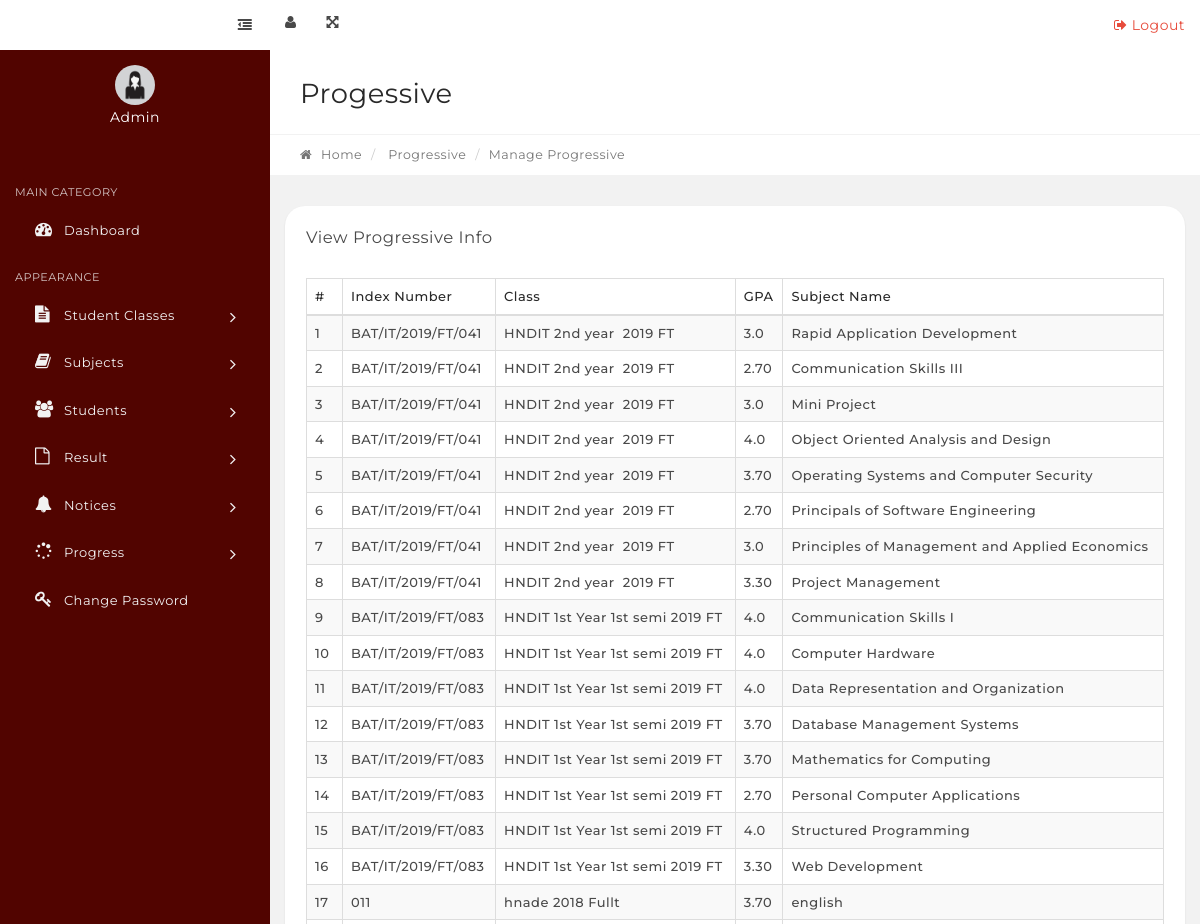
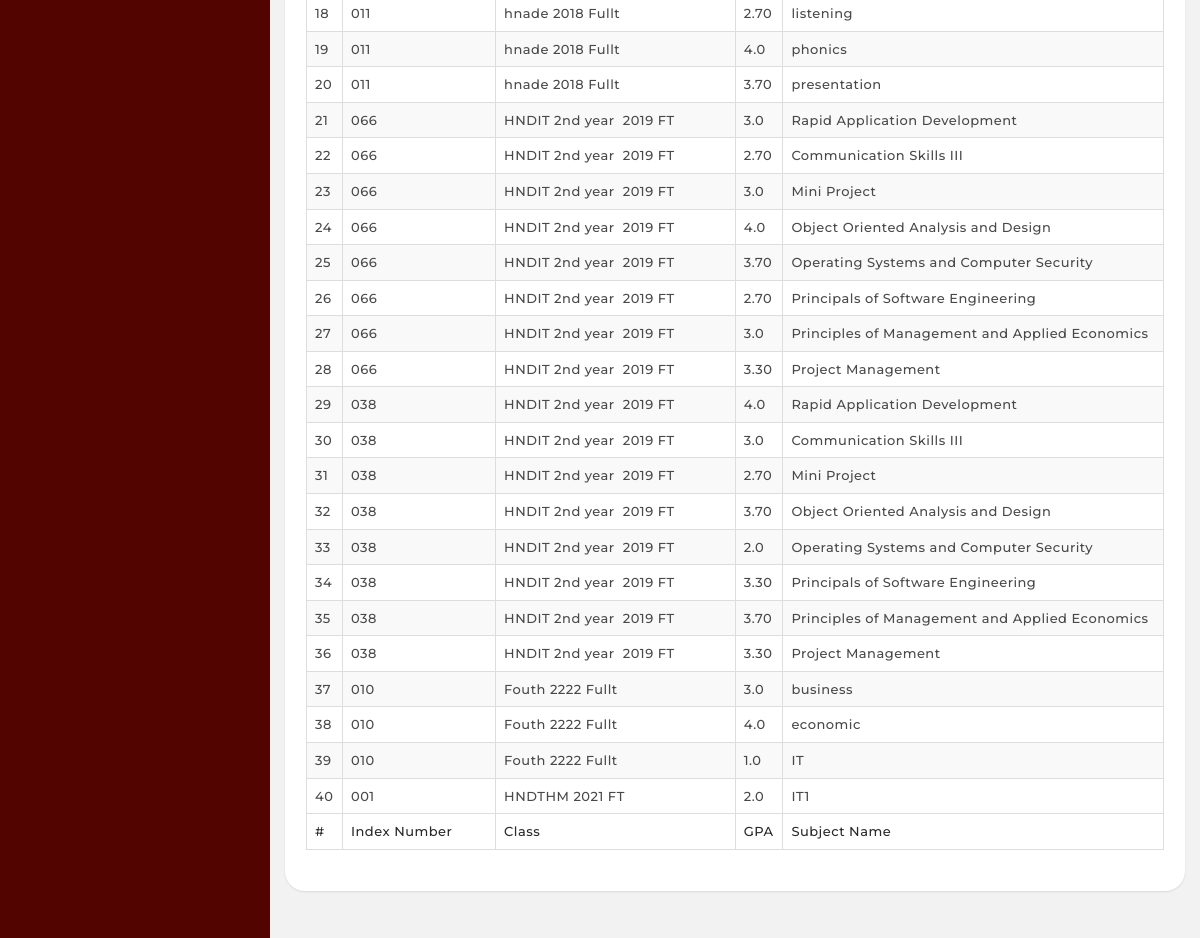
Page /progressive.php on the committed database (2 pictures, top to bottom).
### tables this page shows
CREATE TABLE `tblstudents` (
  `StudentId` int(11) NOT NULL,
  `StudentName` varchar(100) DEFAULT NULL,
  `RollId` varchar(100) DEFAULT NULL,
  `StudentEmail` varchar(100) DEFAULT NULL,
  `Gender` varchar(10) DEFAULT NULL,
  `DOB` varchar(100) DEFAULT NULL,
  `ClassId` int(11) DEFAULT NULL,
  `RegDate` timestamp NULL DEFAULT current_timestamp(),
  `UpdationDate` timestamp NULL DEFAULT NULL,
  `Status` int(1) DEFAULT NULL,
  `NIC` varchar(100) DEFAULT NULL
);

### progressive.php (the view, shortened to what this page needs)
<?php
include('includes/config.php');
if(strlen($_SESSION['alogin'])=="")
    {
    header("Location: index.php");
    }
    else{
?>
<link rel="stylesheet" type="text/css" href="assets/js/DataTables/datatables.min.css"/>
   <?php include('includes/topbar.php');?>
            <div class="content-wrapper">
                <div class="content-container">
<?php include('includes/leftbar.php');?>
                    <div class="main-page">
                        <div class="container-fluid">
                            <div class="row page-title-div">
                                <div class="col-md-6">
                                    <h2 class="title">Progessive</h2>
                                </div>
                            </div>
                            <div class="row breadcrumb-div">
                                <div class="col-md-6">
                                    <ul class="breadcrumb">
            							<li><a href="dashboard.php"><i class="fa fa-home"></i> Home</a></li>
                                        <li> Progressive</li>
            							<li class="active">Manage Progressive</li>
            						</ul>
                                </div>
                            </div>
                        </div>
                        <section class="section">
                            <div class="container-fluid">
                                <div class="row">
                                    <div class="col-md-12">
                                        <div class="panel">
                                            <div class="panel-heading">
                                                <div class="panel-title">
                                                    <h5>View Progressive Info</h5>
                                                </div>
                                            </div>
                                            <div class="panel-body p-20">
                                                <table id="example" class="display table table-striped table-bordered" cellspacing="0" width="100%">
                                                    <thead>
                                                        <tr>
                                                            <th>#</th>
                                                            <th>Index Number</th>
                                                            <th>Class</th>
                                                            <th>GPA</th>
                                                            <th>Subject Name</th>
                                                        </tr>
                                                    </thead>
                                                    <tfoot>
                                                        <tr>
                                                          <th>#</th>
                                                            <th>Index Number</th>
                                                            <th>Class</th>
                                                            <th>GPA</th>
                                                            <th>Subject Name</th>
                                                        </tr>
                                                    </tfoot>
                                                    <tbody>
<?php $sql = "SELECT  distinct tblstudents.StudentName,tblstudents.RollId,tblstudents.RegDate,tblstudents.StudentId,tblstudents.Status,tblclasses.ClassName,tblclasses.Section,tblclasses.ClassNameNumeric,tblresult.marks,tblsubjects.SubjectName from tblresult join tblstudents on tblstudents.StudentId=tblresult.StudentId  join tblclasses on tblclasses.id=tblresult.ClassId join tblsubjects on tblsubjects.id=tblresult.SubjectId";
$query = $dbh->prepare($sql);
$query->execute();
$results=$query->fetchAll(PDO::FETCH_OBJ);
$cnt=1;
if($query->rowCount() > 0)
{
foreach($results as $result)
{   ?>
<tr>
 <td><?php echo htmlentities($cnt);?></td>
                                                            <td><?php echo htmlentities($result->RollId);?></td>
                                                            <td><?php echo htmlentities($result->ClassName);?>&nbsp;<?php echo htmlentities($result->ClassNameNumeric);?>&nbsp;<?php echo htmlentities($result->Section);?></td>
                                                            <td><?php echo htmlentities($result->marks);?></td>
                                                            <td><?php echo htmlentities($result->SubjectName);?></td>
</tr>
<?php $cnt=$cnt+1;}} ?>
                                                    </tbody>
                                                </table>
                                            </div>
                                        </div>
                                    </div>
                                                </div>
                                            </div>
                                        </div>
                                    </div>
                                </div>
                            </div>
<?php include('includes/footer.php');?>
<?php } ?>

### rows in the picture
tblstudents: RollId "BAT/IT/2019/FT/041", ClassName "HNDIT 2nd year", ClassNameNumeric "2019", Section "FT", marks "3.0", SubjectName "Rapid Application Development", marks "2.70", SubjectName "Communication Skills III", SubjectName "Mini Project", marks "4.0", SubjectName "Object Oriented Analysis and Design", marks "3.70", SubjectName "Operating Systems and Computer Security", SubjectName "Principals of Software Engineering", SubjectName "Principles of Management and Applied Economics", marks "3.30", SubjectName "Project Management"
tblstudents: RollId "BAT/IT/2019/FT/083", ClassName "HNDIT 1st Year 1st semi", ClassNameNumeric "2019", Section "FT", marks "4.0", SubjectName "Communication Skills I", SubjectName "Computer Hardware", SubjectName "Data Representation and Organization", marks "3.70", SubjectName "Database Management Systems", SubjectName "Mathematics for Computing", marks "2.70", SubjectName "Personal Computer Applications", SubjectName "Structured Programming", marks "3.30", SubjectName "Web Development"
tblstudents: RollId "011", ClassName "hnade", ClassNameNumeric "2018", Section "Fullt", marks "3.70", SubjectName "english", marks "2.70", SubjectName "listening", marks "4.0", SubjectName "phonics", SubjectName "presentation"
tblstudents: RollId "066", ClassName "HNDIT 2nd year", ClassNameNumeric "2019", Section "FT", marks "3.0", SubjectName "Rapid Application Development", marks "2.70", SubjectName "Communication Skills III", SubjectName "Mini Project", marks "4.0", SubjectName "Object Oriented Analysis and Design", marks "3.70", SubjectName "Operating Systems and Computer Security", SubjectName "Principals of Software Engineering", SubjectName "Principles of Management and Applied Economics", marks "3.30", SubjectName "Project Management"
tblstudents: RollId "038", ClassName "HNDIT 2nd year", ClassNameNumeric "2019", Section "FT", marks "4.0", SubjectName "Rapid Application Development", marks "3.0", SubjectName "Communication Skills III", marks "2.70", SubjectName "Mini Project", marks "3.70", SubjectName "Object Oriented Analysis and Design", marks "2.0", SubjectName "Operating Systems and Computer Security", marks "3.30", SubjectName "Principals of Software Engineering", SubjectName "Principles of Management and Applied Economics", SubjectName "Project Management"
tblstudents: RollId "010", ClassName "Fouth", ClassNameNumeric "2222", Section "Fullt", marks "3.0", SubjectName "business", marks "4.0", SubjectName "economic", marks "1.0", SubjectName "IT"
tblstudents: RollId "001", ClassName "HNDTHM", ClassNameNumeric "2021", Section "FT", marks "2.0", SubjectName "IT1"
